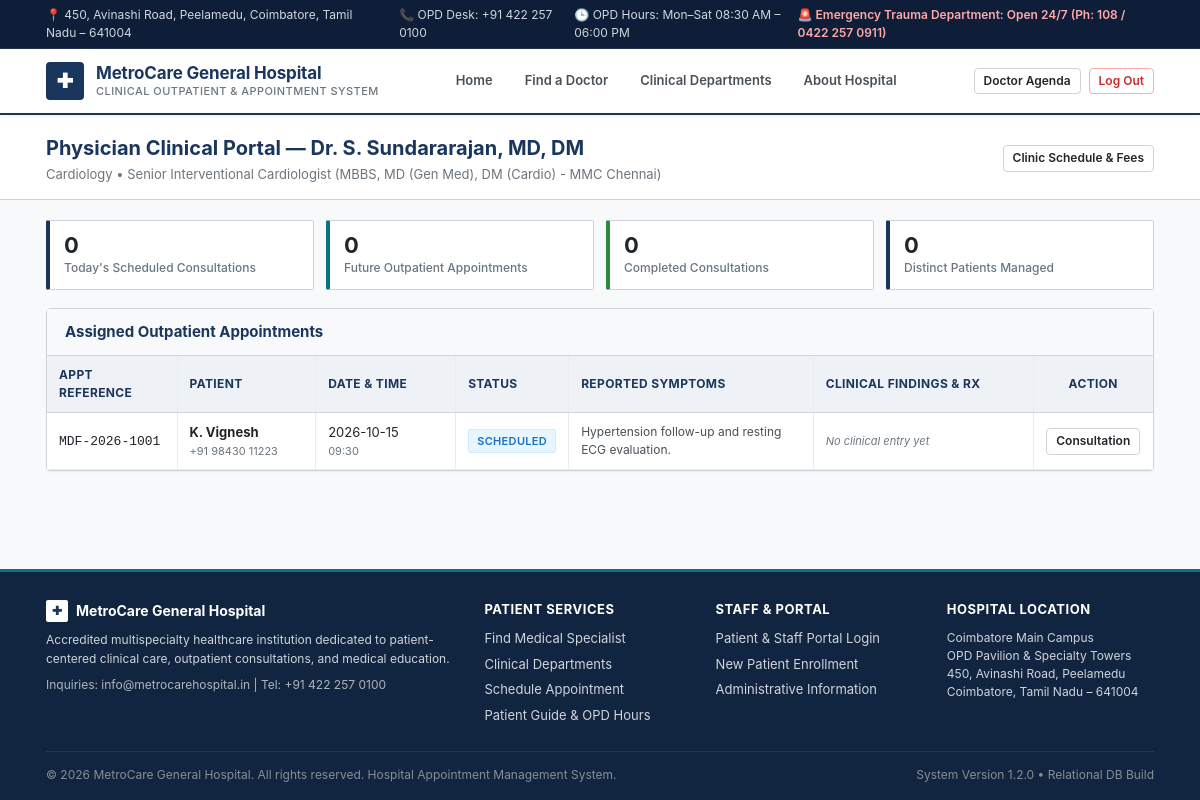
Page /doctor/dashboard (signed in) on the committed database.
### tables this page shows
CREATE TABLE users (
        id INTEGER PRIMARY KEY AUTOINCREMENT,
        role TEXT NOT NULL CHECK(role IN ('admin', 'doctor', 'patient')),
        email TEXT UNIQUE NOT NULL,
        password_hash TEXT NOT NULL,
        full_name TEXT NOT NULL,
        phone TEXT,
        created_at TIMESTAMP DEFAULT CURRENT_TIMESTAMP
    );

CREATE TABLE departments (
        id INTEGER PRIMARY KEY AUTOINCREMENT,
        name TEXT UNIQUE NOT NULL,
        icon TEXT NOT NULL,
        description TEXT NOT NULL
    );

CREATE TABLE doctors (
        id INTEGER PRIMARY KEY AUTOINCREMENT,
        user_id INTEGER UNIQUE NOT NULL,
        department_id INTEGER NOT NULL,
        specialization TEXT NOT NULL,
        qualification TEXT NOT NULL,
        experience_years INTEGER NOT NULL DEFAULT 1,
        consultation_fee REAL NOT NULL DEFAULT 500.0,
        available_days TEXT NOT NULL, -- e.g. "Monday, Tuesday, Wednesday, Thursday, Friday"
        slot_start_time TEXT NOT NULL DEFAULT '09:00',
        slot_end_time TEXT NOT NULL DEFAULT '17:00',
        slot_duration_mins INTEGER NOT NULL DEFAULT 30,
        bio TEXT,
        FOREIGN KEY (user_id) REFERENCES users(id) ON DELETE CASCADE,
        FOREIGN KEY (department_id) REFERENCES departments(id) ON DELETE RESTRICT
    );

CREATE TABLE appointments (
        id INTEGER PRIMARY KEY AUTOINCREMENT,
        appointment_number TEXT UNIQUE NOT NULL,
        patient_id INTEGER NOT NULL,
        doctor_id INTEGER NOT NULL,
        appointment_date TEXT NOT NULL, -- YYYY-MM-DD
        appointment_time TEXT NOT NULL, -- HH:MM
        status TEXT NOT NULL DEFAULT 'Scheduled' CHECK(status IN ('Scheduled', 'Completed', 'Cancelled', 'Rescheduled')),
        symptoms TEXT,
        doctor_notes TEXT,
        prescription TEXT,
        created_at TIMESTAMP DEFAULT CURRENT_TIMESTAMP,
        updated_at TIMESTAMP DEFAULT CURRENT_TIMESTAMP,
        FOREIGN KEY (patient_id) REFERENCES patients(id) ON DELETE CASCADE,
        FOREIGN KEY (doctor_id) REFERENCES doctors(id) ON DELETE CASCADE,
        UNIQUE(doctor_id, appointment_date, appointment_time, status)
    );

### app/doctor.py (the view)
@doctor_bp.route('/dashboard')
@login_required(role='doctor')
def dashboard():
    conn = get_db_connection()
    user_id = session['user_id']
    doctor = conn.execute("""
        SELECT d.*, dept.name as department_name, u.full_name, u.email, u.phone
        FROM doctors d
        JOIN users u ON d.user_id = u.id
        JOIN departments dept ON d.department_id = dept.id
        WHERE d.user_id = ?
    """, (user_id,)).fetchone()
    if not doctor:
        conn.close()
        flash('Doctor profile not found.', 'danger')
        return redirect(url_for('auth.logout'))
    doctor_id = doctor['id']
    today_str = datetime.date.today().strftime('%Y-%m-%d')
    appointments = conn.execute("""
        SELECT a.*, u.full_name as patient_name, u.phone as patient_phone, u.email as patient_email,
               p.gender, p.blood_group, p.dob
        FROM appointments a
        JOIN patients p ON a.patient_id = p.id
        JOIN users u ON p.user_id = u.id
        WHERE a.doctor_id = ?
        ORDER BY a.appointment_date DESC, a.appointment_time ASC
    """, (doctor_id,)).fetchall()
    today_appointments = [a for a in appointments if a['appointment_date'] == today_str]
    upcoming_count = sum(1 for a in appointments if a['appointment_date'] >= today_str and a['status'] in ('Scheduled', 'Rescheduled'))
    completed_count = sum(1 for a in appointments if a['status'] == 'Completed')
    total_patients_seen = len(set(a['patient_id'] for a in appointments if a['status'] == 'Completed'))
    conn.close()
    return render_template('doctor/dashboard.html',
                           doctor=doctor,
                           appointments=appointments,
                           today_appointments=today_appointments,
                           today_str=today_str,
                           upcoming_count=upcoming_count,
                           completed_count=completed_count,
                           total_patients_seen=total_patients_seen)

### app/auth.py (called while the page is built, shortened)
def login_required(role=None):
    def decorator(f):
        @wraps(f)
        def decorated_function(*args, **kwargs):
            if 'user_id' not in session:
                flash('Please log in to access this page.', 'warning')
                return redirect(url_for('auth.login', next=request.path))
            return f(*args, **kwargs)
        return decorated_function
    return decorator

### app/database.py (called while the page is built)
def get_db_connection():
    from flask import current_app
    db_file = DB_PATH
    try:
        if current_app and 'DATABASE' in current_app.config:
            db_file = current_app.config['DATABASE']
    except RuntimeError:
        pass
    conn = sqlite3.connect(db_file)
    conn.row_factory = sqlite3.Row
    conn.execute("PRAGMA foreign_keys = ON")
    return conn

### app/templates/doctor/dashboard.html (shortened to what this page needs)
{% extends 'base.html' %}
{% block content %}
<div class="page-title-bar">
  <div class="container">
    <div>
      <h1 class="page-heading">Physician Clinical Portal — {{ doctor.full_name }}</h1>
      <div class="page-subheading">{{ doctor.department_name }} &bull; {{ doctor.specialization }} ({{ doctor.qualification }})</div>
    </div>
    <a href="{{ url_for('doctor.schedule') }}" class="btn btn-secondary btn-sm">Clinic Schedule & Fees</a>
  </div>
</div>
<div class="container" style="padding-bottom: 30px;">
  <div class="kpi-strip">
    <div class="kpi-box">
      <div class="kpi-number">{{ today_appointments|length }}</div>
      <div class="kpi-label">Today's Scheduled Consultations</div>
    </div>
    <div class="kpi-box teal">
      <div class="kpi-number">{{ upcoming_count }}</div>
      <div class="kpi-label">Future Outpatient Appointments</div>
    </div>
    <div class="kpi-box green">
      <div class="kpi-number">{{ completed_count }}</div>
      <div class="kpi-label">Completed Consultations</div>
    </div>
    <div class="kpi-box">
      <div class="kpi-number">{{ total_patients_seen }}</div>
      <div class="kpi-label">Distinct Patients Managed</div>
    </div>
  </div>
  <div class="hospital-panel">
    <div class="panel-header">
      <h2 class="panel-title">Assigned Outpatient Appointments</h2>
    </div>
    {% if appointments %}
      <div class="table-wrapper" style="border: none;">
        <table class="hospital-table">
          <thead>
            <tr>
              <th style="width: 130px;">Appt Reference</th>
              <th>Patient</th>
              <th style="width: 140px;">Date & Time</th>
              <th style="width: 100px;">Status</th>
              <th>Reported Symptoms</th>
              <th>Clinical Findings & Rx</th>
              <th style="width: 120px; text-align: center;">Action</th>
            </tr>
          </thead>
          <tbody>
            {% for a in appointments %}
            <tr>
              <td><code>{{ a.appointment_number }}</code></td>
              <td>
                <strong>{{ a.patient_name }}</strong>
                <div style="font-size: 11px; color: var(--text-muted);">{{ a.patient_phone }}</div>
              </td>
              <td>
                <div>{{ a.appointment_date }}</div>
                <div style="font-size: 11px; color: var(--text-muted);">{{ a.appointment_time }}</div>
              </td>
              <td>
                <span class="status-badge status-{{ a.status|lower }}">{{ a.status }}</span>
              </td>
              <td style="font-size: 12px; max-width: 200px; color: var(--text-secondary);">
                {{ a.symptoms or 'General consultation' }}
              </td>
              <td style="font-size: 12px; max-width: 220px;">
                {% if a.doctor_notes or a.prescription %}
                  <div style="color: var(--status-completed); font-weight: 600; font-size: 11px;">✓ Notes Recorded</div>
                  <div style="font-size: 11px; color: var(--text-muted);">{{ a.doctor_notes[:40] }}...</div>
                {% else %}
                  <span style="color: var(--text-muted); font-size: 11px; font-style: italic;">No clinical entry yet</span>
                {% endif %}
              </td>
              <td style="text-align: center;">
                <a href="{{ url_for('doctor.consult', appointment_id=a.id) }}" class="btn btn-secondary btn-sm">
                  Consultation
                </a>
              </td>
            </tr>
            {% endfor %}
          </tbody>
        </table>
      </div>
    {% else %}
      <div class="panel-body" style="text-align: center; padding: 30px;">
        <p style="color: var(--text-muted); font-size: 13px;">No patient consultations currently assigned to your roster.</p>
      </div>
    {% endif %}
  </div>
</div>
{% endblock %}

### app/static/css/styles.css (style rules this page uses)
:root { --hospital-navy: #1B365D; --hospital-navy-dark: #122540; --hospital-navy-light: #2A4B7C; --hospital-teal: #0B7285; --hospital-teal-light: #E3FAFC; --hospital-accent: #008080; --status-scheduled: #1971C2; --status-scheduled-bg: #E7F5FF; --status-completed: #2B8A3E; --status-completed-bg: #EBFBEE; --status-cancelled: #C92A2A; --status-cancelled-bg: #FFF5F5; --status-rescheduled: #D9480F; --status-rescheduled-bg: #FFF4E6; --bg-page: #F8F9FA; --bg-white: #FFFFFF; --bg-subtle: #F1F3F5; --bg-header-top: #0E1E38; --border-color: #CED4DA; --border-light: #E9ECEF; --border-dark: #ADB5BD; --text-dark: #212529; --text-secondary: #495057; --text-muted: #6C757D; --radius-xs: 2px; --radius-sm: 4px; --radius-md: 6px; --shadow-subtle: 0 1px 3px rgba(0, 0, 0, 0.08); --shadow-card: 0 1px 2px rgba(0, 0, 0, 0.06); }
*, *::before, *::after { box-sizing: border-box; margin: 0; padding: 0; }
body { font-family: -apple-system, BlinkMacSystemFont, "Segoe UI", Roboto, "Helvetica Neue", Arial, sans-serif; font-size: 14px; line-height: 1.5; color: var(--text-dark); background-color: var(--bg-page); min-height: 100vh; display: flex; flex-direction: column; }
a { color: var(--hospital-navy); text-decoration: none; }
.container { width: 100%; max-width: 1140px; margin: 0 auto; padding: 0 16px; }
.btn { display: inline-flex; align-items: center; justify-content: center; gap: 6px; font-size: 13px; font-weight: 600; padding: 7px 14px; border-radius: var(--radius-sm); border: 1px solid transparent; cursor: pointer; text-decoration: none !important; line-height: 1.4; white-space: nowrap; transition: background-color 0.15s ease, border-color 0.15s ease; }
.btn-secondary { background-color: #FFFFFF; border-color: var(--border-color); color: var(--text-dark) !important; }
.btn-sm { padding: 4px 9px; font-size: 12px; }
.hospital-panel { background: var(--bg-white); border: 1px solid var(--border-color); border-radius: var(--radius-sm); box-shadow: var(--shadow-card); margin-bottom: 20px; }
.panel-header { padding: 12px 18px; background-color: #F8F9FA; border-bottom: 1px solid var(--border-color); display: flex; align-items: center; justify-content: space-between; }
.panel-title { font-size: 15px; font-weight: 700; color: var(--hospital-navy); margin: 0; }
.status-badge { display: inline-block; padding: 3px 8px; font-size: 11px; font-weight: 600; border-radius: var(--radius-xs); text-transform: uppercase; letter-spacing: 0.03em; border: 1px solid transparent; }
.status-scheduled { background-color: var(--status-scheduled-bg); color: var(--status-scheduled); border-color: #D0EBFF; }
.table-wrapper { overflow-x: auto; border: 1px solid var(--border-color); background: #FFFFFF; border-radius: var(--radius-xs); }
.hospital-table { width: 100%; border-collapse: collapse; font-size: 13px; text-align: left; }
.hospital-table th { background-color: #EEF2F6; color: var(--hospital-navy); font-weight: 700; font-size: 12px; text-transform: uppercase; letter-spacing: 0.03em; padding: 10px 12px; border-bottom: 1px solid var(--border-color); border-right: 1px solid var(--border-light); }
.hospital-table th:last-child { border-right: none; }
.hospital-table td { padding: 10px 12px; border-bottom: 1px solid var(--border-light); border-right: 1px solid var(--border-light); color: var(--text-dark); vertical-align: middle; }
.hospital-table td:last-child { border-right: none; }
.page-title-bar { padding: 18px 0 14px; border-bottom: 1px solid var(--border-color); margin-bottom: 20px; background-color: #FFFFFF; }
.page-title-bar .container { display: flex; justify-content: space-between; align-items: center; }
.page-heading { font-size: 20px; font-weight: 700; color: var(--hospital-navy); margin: 0; }
.page-subheading { font-size: 13px; color: var(--text-muted); margin-top: 2px; }
.kpi-strip { display: grid; grid-template-columns: repeat(auto-fit, minmax(180px, 1fr)); gap: 12px; margin-bottom: 18px; }
.kpi-box { background: #FFFFFF; border: 1px solid var(--border-color); border-left: 4px solid var(--hospital-navy); padding: 12px 14px; border-radius: var(--radius-xs); }
.kpi-box.teal { border-left-color: var(--hospital-teal); }
.kpi-box.green { border-left-color: var(--status-completed); }
.kpi-number { font-size: 22px; font-weight: 700; color: var(--text-dark); line-height: 1.1; }
.kpi-label { font-size: 12px; color: var(--text-muted); margin-top: 2px; font-weight: 500; }

### rows in the picture
users: full_name "Dr. S. Sundararajan, MD, DM"
departments: department_name "Cardiology"
doctors: specialization "Senior Interventional Cardiologist", qualification "MBBS, MD (Gen Med), DM (Cardio) - MMC Chennai"
appointments: appointment_number "MDF-2026-1001", patient_name "K. Vignesh", patient_phone "+91 98430 11223", appointment_date "2026-10-15", appointment_time "09:30", status "SCHEDULED", symptoms "Hypertension follow-up and resting ECG evaluation."

### other values in the picture
{{ today_appointments|length }} "0"
{{ upcoming_count }} "0"
{{ completed_count }} "0"
{{ total_patients_seen }} "0"
